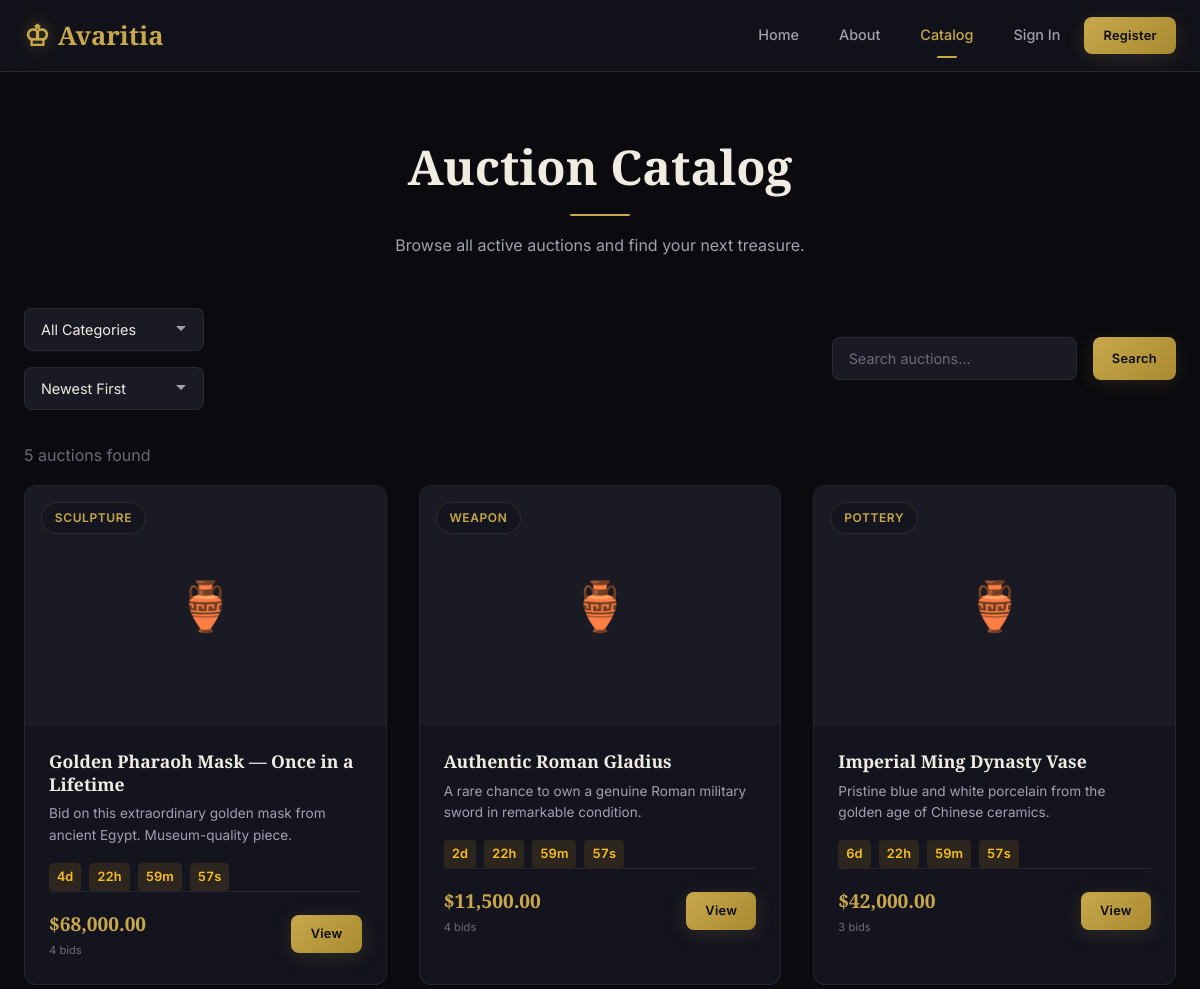
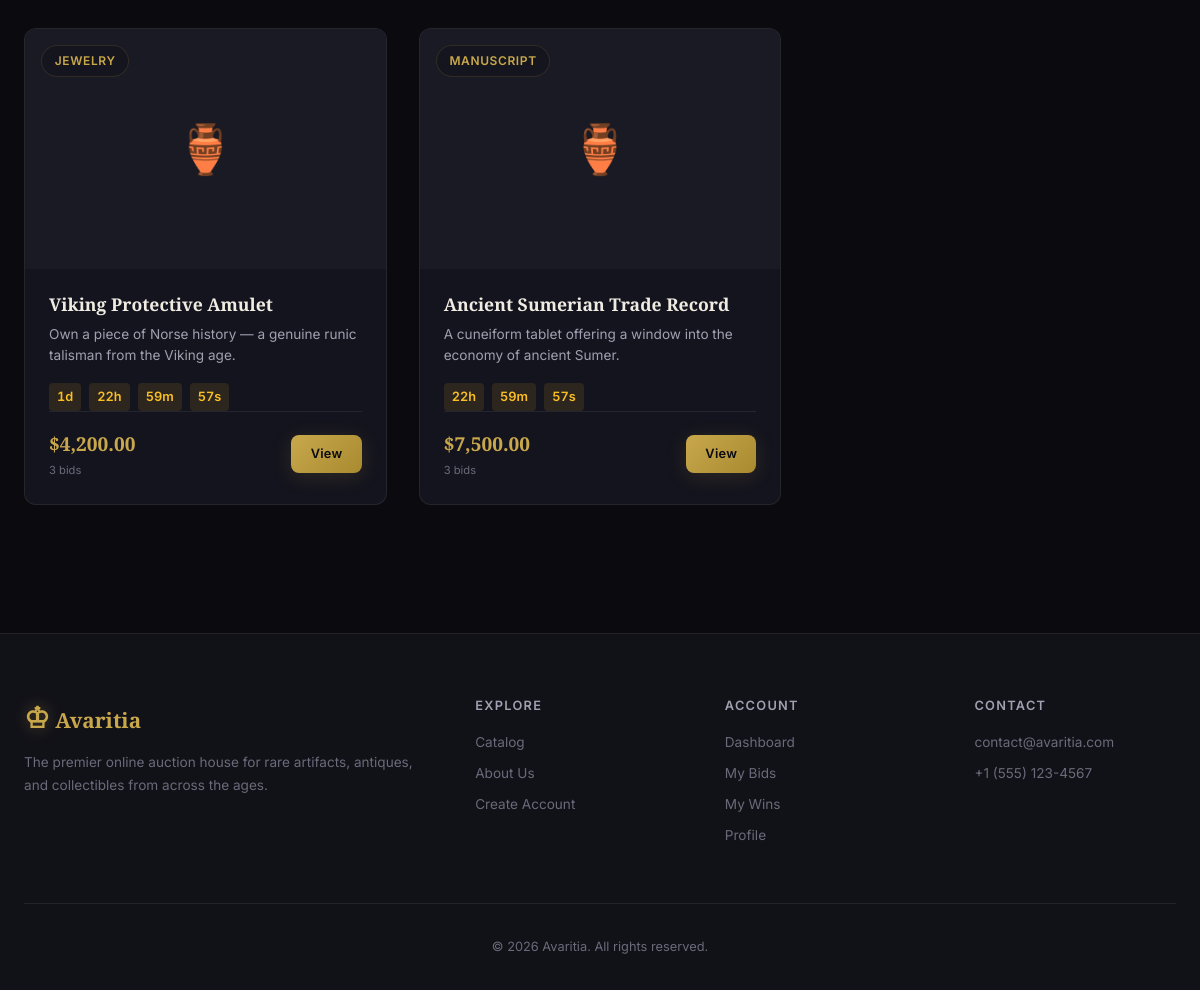
Screenshot of /catalog.php with the database file from the repository (2 pictures, top to bottom).
### tables this page shows
CREATE TABLE IF NOT EXISTS auctions (
    auction_id INT AUTO_INCREMENT PRIMARY KEY,
    artifact_id INT NOT NULL,
    seller_id INT NOT NULL,
    title VARCHAR(200) NOT NULL,
    description TEXT DEFAULT NULL,
    starting_price DECIMAL(12,2) NOT NULL,
    reserve_price DECIMAL(12,2) DEFAULT NULL,
    current_price DECIMAL(12,2) NOT NULL DEFAULT 0.00,
    bid_increment DECIMAL(10,2) NOT NULL DEFAULT 1.00,
    status ENUM('pending', 'active', 'closed', 'cancelled') NOT NULL DEFAULT 'pending',
    start_time DATETIME NOT NULL,
    end_time DATETIME NOT NULL,
    created_at TIMESTAMP NOT NULL DEFAULT CURRENT_TIMESTAMP,
    updated_at TIMESTAMP NOT NULL DEFAULT CURRENT_TIMESTAMP ON UPDATE CURRENT_TIMESTAMP,
    FOREIGN KEY (artifact_id) REFERENCES artifacts(artifact_id) ON DELETE CASCADE,
    FOREIGN KEY (seller_id) REFERENCES users(user_id) ON DELETE CASCADE
);

CREATE TABLE IF NOT EXISTS artifacts (
    artifact_id INT AUTO_INCREMENT PRIMARY KEY,
    title VARCHAR(150) NOT NULL,
    description TEXT NOT NULL,
    origin VARCHAR(100) DEFAULT NULL,
    era VARCHAR(100) DEFAULT NULL,
    category ENUM('sculpture', 'painting', 'jewelry', 'pottery', 'weapon', 'manuscript', 'textile', 'coin', 'fossil', 'other') NOT NULL DEFAULT 'other',
    condition_rating ENUM('pristine', 'excellent', 'good', 'fair', 'poor') NOT NULL DEFAULT 'good',
    image_url VARCHAR(255) DEFAULT NULL,
    provenance TEXT DEFAULT NULL,
    added_by INT NOT NULL,
    is_verified TINYINT(1) NOT NULL DEFAULT 0,
    is_flagged TINYINT(1) NOT NULL DEFAULT 0,
    created_at TIMESTAMP NOT NULL DEFAULT CURRENT_TIMESTAMP,
    updated_at TIMESTAMP NOT NULL DEFAULT CURRENT_TIMESTAMP ON UPDATE CURRENT_TIMESTAMP,
    FOREIGN KEY (added_by) REFERENCES users(user_id) ON DELETE CASCADE
);

### catalog.php (the view, shortened to what this page needs)
<?php
$db = getDB();
$sort = $_GET['sort'] ?? 'newest';
$search = $_GET['search'] ?? '';
$where = ["a.status = 'active'"];
$params = [];
$whereClause = 'WHERE ' . implode(' AND ', $where);
$orderBy = match($sort) {
    'price_asc' => 'a.current_price ASC',
    'price_desc' => 'a.current_price DESC',
    'ending_soon' => 'a.end_time ASC',
    'most_bids' => 'bid_count DESC',
    default => 'a.created_at DESC'
};
$stmt = $db->prepare("
    SELECT a.*, art.title AS artifact_title, art.image_url, art.category, art.origin,
           (SELECT COUNT(*) FROM bids b WHERE b.auction_id = a.auction_id) AS bid_count
    FROM auctions a
    JOIN artifacts art ON a.artifact_id = art.artifact_id
    $whereClause
    ORDER BY $orderBy
");
$stmt->execute($params);
$auctions = $stmt->fetchAll();
require_once 'includes/header.php';
?>
<section class="section">
    <div class="container">
        <div class="section-header">
            <h1>Auction Catalog</h1>
            <div class="section-divider"></div>
            <p>Browse all active auctions and find your next treasure.</p>
        </div>
        <form method="GET" class="flex-between mb-2 flex-wrap gap-1">
            <div class="flex gap-1 flex-wrap">
                <select name="category" class="form-control" style="max-width:180px;">
                    <option value="">All Categories</option>
                </select>
                <select name="sort" class="form-control" style="max-width:180px;">
                    <option value="newest" <?php echo $sort === 'newest' ? 'selected' : ''; ?>>Newest First</option>
                </select>
            </div>
            <div class="flex gap-1">
                <input type="text" name="search" class="form-control" placeholder="Search auctions..." value="<?php echo htmlspecialchars($search); ?>" style="max-width:250px;">
                <button type="submit" class="btn btn-gold btn-sm">Search</button>
            </div>
        </form>
        <?php if (empty($auctions)): ?>
            <div class="text-center" style="padding: var(--space-3xl);">
                <p style="font-size:3rem; margin-bottom:var(--space-md);">🔍</p>
                <h3>No auctions found</h3>
                <p class="text-muted">Try adjusting your filters or search terms.</p>
            </div>
        <?php else: ?>
            <p class="text-muted mb-1"><?php echo count($auctions); ?> auction<?php echo count($auctions) !== 1 ? 's' : ''; ?> found</p>
            <div class="card-grid">
                <?php foreach ($auctions as $auction): ?>
                <div class="card reveal">
                    <div class="card-image">
                        <?php if ($auction['image_url']): ?>
                            <img src="<?php echo htmlspecialchars($auction['image_url']); ?>" alt="<?php echo htmlspecialchars($auction['artifact_title']); ?>" loading="lazy">
                        <?php else: ?>
                            <div style="display:flex;align-items:center;justify-content:center;height:100%;font-size:3rem;color:var(--text-muted);">🏺</div>
                        <?php endif; ?>
                        <span class="card-badge"><?php echo ucfirst($auction['category']); ?></span>
                    </div>
                    <div class="card-body">
                        <h3 class="card-title"><?php echo htmlspecialchars($auction['title']); ?></h3>
                        <p class="card-text"><?php echo htmlspecialchars($auction['description'] ?? ''); ?></p>
                        <div class="auction-timer" data-countdown="<?php echo $auction['end_time']; ?>">
                        </div>
                        <div class="card-meta">
                            <div class="card-price">
                                $<?php echo number_format($auction['current_price'], 2); ?>
                                <small><?php echo $auction['bid_count']; ?> bids</small>
                            </div>
                            <a href="auction.php?id=<?php echo $auction['auction_id']; ?>" class="btn btn-gold btn-sm">View</a>
                        </div>
                    </div>
                </div>
                <?php endforeach; ?>
            </div>
        <?php endif; ?>
    </div>
</section>
<?php require_once 'includes/footer.php'; ?>

### includes/header.php (shortened to what this page needs)
<?php
$currentPage = basename($_SERVER['PHP_SELF'], '.php');
$isAdminPage = strpos($_SERVER['PHP_SELF'], '/admin/') !== false;
?>
<!DOCTYPE html>
<html lang="en">
<head>
    <?php if ($isAdminPage): ?>
        <link rel="stylesheet" href="/assets/css/styles.css">
    <?php else: ?>
        <link rel="stylesheet" href="assets/css/styles.css">
    <?php endif; ?>
</head>
<body class="<?php echo $isAdminPage ? 'admin-layout' : ''; ?>">
<?php if ($isAdminPage): ?>
<aside class="admin-sidebar" id="adminSidebar">
    <div class="sidebar-brand">
        <a href="/admin/index.php">
            <span class="brand-icon">♔</span>
            <span class="brand-text">Avaritia</span>
        </a>
        <span class="brand-badge">Admin</span>
    </div>
    <nav class="sidebar-nav">
        <a href="/admin/index.php" class="sidebar-link <?php echo $currentPage === 'index' ? 'active' : ''; ?>">
            <span class="nav-icon">📊</span> Dashboard
        </a>
        <a href="/admin/artifacts.php" class="sidebar-link <?php echo $currentPage === 'artifacts' ? 'active' : ''; ?>">
            <span class="nav-icon">🏺</span> Artifacts
        </a>
        <a href="/admin/auctions.php" class="sidebar-link <?php echo $currentPage === 'auctions' ? 'active' : ''; ?>">
            <span class="nav-icon">🔨</span> Auctions
        </a>
        <a href="/admin/users.php" class="sidebar-link <?php echo $currentPage === 'users' ? 'active' : ''; ?>">
            <span class="nav-icon">👥</span> Users
        </a>
        <a href="/admin/reports.php" class="sidebar-link <?php echo $currentPage === 'reports' ? 'active' : ''; ?>">
            <span class="nav-icon">📋</span> Reports
        </a>
        <a href="/admin/flagged.php" class="sidebar-link <?php echo $currentPage === 'flagged' ? 'active' : ''; ?>">
            <span class="nav-icon">🚩</span> Flagged
        </a>
        <a href="/admin/audit.php" class="sidebar-link <?php echo $currentPage === 'audit' ? 'active' : ''; ?>">
            <span class="nav-icon">📜</span> Audit Log
        </a>
        <hr class="sidebar-divider">
        <a href="/index.php" class="sidebar-link">
            <span class="nav-icon">🌐</span> View Site
        </a>
        <a href="/logout.php" class="sidebar-link">
            <span class="nav-icon">🚪</span> Sign Out
        </a>
    </nav>
</aside>
<main class="admin-main">
    <header class="admin-topbar">
        <button class="sidebar-toggle" id="sidebarToggle" aria-label="Toggle sidebar">☰</button>
        <div class="topbar-right">
            <span class="topbar-user">
                <?php echo htmlspecialchars($_SESSION['username'] ?? 'Admin'); ?>
            </span>
        </div>
    </header>
    <div class="admin-content">
<?php else: ?>
<header class="navbar" id="navbar">
    <div class="container navbar-inner">
        <a href="index.php" class="navbar-brand">
            <span class="brand-icon">♔</span>
            <span class="brand-text">Avaritia</span>
        </a>
        <nav class="nav-menu" id="navMenu">
            <a href="index.php" class="nav-link <?php echo $currentPage === 'index' ? 'active' : ''; ?>">Home</a>
            <a href="about.html" class="nav-link <?php echo $currentPage === 'about' ? 'active' : ''; ?>">About</a>
            <a href="catalog.php" class="nav-link <?php echo $currentPage === 'catalog' ? 'active' : ''; ?>">Catalog</a>
            <?php if (isset($_SESSION['logged_in']) && $_SESSION['logged_in']): ?>
                <a href="dashboard.php" class="nav-link <?php echo $currentPage === 'dashboard' ? 'active' : ''; ?>">Dashboard</a>
                <a href="my-bids.php" class="nav-link <?php echo $currentPage === 'my-bids' ? 'active' : ''; ?>">My Bids</a>
                <div class="nav-user-menu">
                    <button class="nav-user-btn" id="userMenuBtn">
                        <?php echo htmlspecialchars($_SESSION['username'] ?? 'User'); ?> ▾
                    </button>
                    <div class="nav-dropdown" id="userDropdown">
                        <a href="profile.php">Profile</a>
                        <a href="my-wins.php">My Wins</a>
                        <?php if (isset($_SESSION['role']) && $_SESSION['role'] === 'admin'): ?>
                            <a href="admin/index.php">Admin Panel</a>
                        <?php endif; ?>
                        <hr>
                        <a href="logout.php">Sign Out</a>
                    </div>
                </div>
            <?php else: ?>
                <a href="login.php" class="nav-link <?php echo $currentPage === 'login' ? 'active' : ''; ?>">Sign In</a>
                <a href="register.php" class="btn btn-gold btn-sm">Register</a>
            <?php endif; ?>
        </nav>
    </div>
</header>
<main class="main-content">
<?php endif; ?>

### includes/footer.php (shortened to what this page needs)
<?php
$isAdminPage = strpos($_SERVER['PHP_SELF'], '/admin/') !== false;
?>
<?php if ($isAdminPage): ?>
    </div>
</main>
<?php else: ?>
</main>
<footer class="site-footer">
    <div class="container">
        <div class="footer-grid">
            <div class="footer-col">
                <h4 class="footer-brand">
                    <span class="brand-icon">♔</span> Avaritia
                </h4>
                <p class="footer-desc">The premier online auction house for rare artifacts, antiques, and collectibles from across the ages.</p>
            </div>
            <div class="footer-col">
                <h5>Explore</h5>
                <ul>
                    <li><a href="catalog.php">Catalog</a></li>
                    <li><a href="about.html">About Us</a></li>
                    <li><a href="register.php">Create Account</a></li>
                </ul>
            </div>
            <div class="footer-col">
                <h5>Account</h5>
                <ul>
                    <li><a href="dashboard.php">Dashboard</a></li>
                    <li><a href="my-bids.php">My Bids</a></li>
                    <li><a href="my-wins.php">My Wins</a></li>
                    <li><a href="profile.php">Profile</a></li>
                </ul>
            </div>
            <div class="footer-col">
                <h5>Contact</h5>
                <ul>
                    <li>contact@avaritia.com</li>
                    <li>+1 (555) 123-4567</li>
                </ul>
            </div>
        </div>
        <div class="footer-bottom">
            <p>&copy; <?php echo date('Y'); ?> Avaritia. All rights reserved.</p>
        </div>
    </div>
</footer>
<?php endif; ?>
</body>
</html>

### rows the page displays
auctions: artifact.category "SCULPTURE", title "Golden Pharaoh Mask — Once in a Lifetime", description "Bid on this extraordinary golden mask from ancient Egypt. Museum-quality piece.", current_price "68,000.00", bid_count "4"
auctions: artifact.category "WEAPON", title "Authentic Roman Gladius", description "A rare chance to own a genuine Roman military sword in remarkable condition.", current_price "11,500.00", bid_count "4"
auctions: artifact.category "POTTERY", title "Imperial Ming Dynasty Vase", description "Pristine blue and white porcelain from the golden age of Chinese ceramics.", current_price "42,000.00", bid_count "3"
auctions: artifact.category "JEWELRY", title "Viking Protective Amulet", description "Own a piece of Norse history — a genuine runic talisman from the Viking age.", current_price "4,200.00", bid_count "3"
auctions: artifact.category "MANUSCRIPT", title "Ancient Sumerian Trade Record", description "A cuneiform tablet offering a window into the economy of ancient Sumer.", current_price "7,500.00", bid_count "3"

### other values shown
count($auctions) "5"
